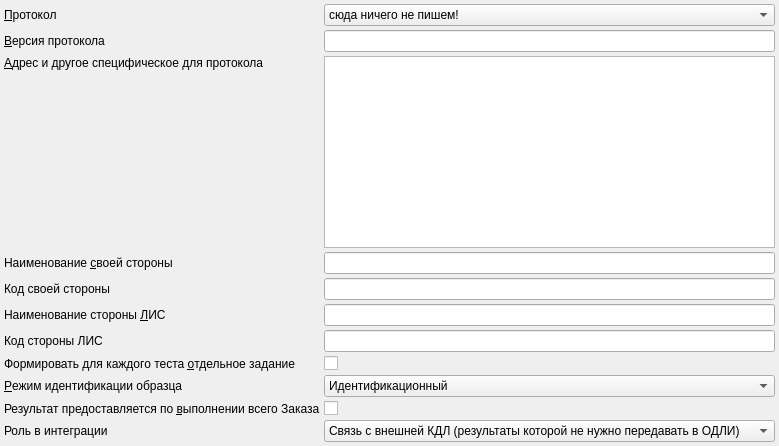
     <widget class="QWidget" name="tabInterface">
      <attribute name="title">
       <string>&amp;Интерфейс</string>
      </attribute>
      <layout class="QGridLayout" name="gridLayout_5">
       <property name="margin">
        <number>4</number>
       </property>
       <property name="spacing">
        <number>4</number>
       </property>
       <item row="1" column="0">
        <widget class="QLabel" name="lblProtocol">
         <property name="sizePolicy">
          <sizepolicy hsizetype="Maximum" vsizetype="Preferred">
           <horstretch>0</horstretch>
           <verstretch>0</verstretch>
          </sizepolicy>
         </property>
         <property name="text">
          <string>&amp;Протокол</string>
         </property>
         <property name="buddy">
          <cstring>cmbProtocol</cstring>
         </property>
        </widget>
       </item>
       <item row="1" column="1">
        <widget class="QComboBox" name="cmbProtocol">
         <item>
          <property name="text">
           <string>сюда ничего не пишем!</string>
          </property>
         </item>
        </widget>
       </item>
       <item row="3" column="0">
        <widget class="QLabel" name="lblAddress">
         <property name="sizePolicy">
          <sizepolicy hsizetype="Maximum" vsizetype="Preferred">
           <horstretch>0</horstretch>
           <verstretch>0</verstretch>
          </sizepolicy>
         </property>
         <property name="text">
          <string>&amp;Адрес и другое специфическое для протокола</string>
         </property>
         <property name="buddy">
          <cstring>edtAddress</cstring>
         </property>
        </widget>
       </item>
       <item row="4" column="0">
        <spacer name="verticalSpacer_2">
         <property name="orientation">
          <enum>Qt::Vertical</enum>
         </property>
         <property name="sizeHint" stdset="0">
          <size>
           <width>20</width>
           <height>141</height>
          </size>
         </property>
        </spacer>
       </item>
       <item row="3" column="1" rowspan="2">
        <widget class="QTextEdit" name="edtAddress">
         <property name="toolTip">
          <string>&lt;html&gt;&lt;head/&gt;&lt;body&gt;&lt;p&gt;&lt;span style=&quot; font-family:'Tahoma'; font-size:8pt;&quot;&gt;URL для обмена базирующегося на SOAP;&lt;/span&gt;&lt;/p&gt;&lt;p&gt;&lt;span style=&quot; font-family:'Tahoma'; font-size:8pt;&quot;&gt;JSON-описание параметров соединения,&lt;/span&gt;&lt;/p&gt;&lt;p&gt;&lt;span style=&quot; font-family:'Tahoma'; font-size:8pt;&quot;&gt;например&lt;/span&gt;&lt;/p&gt;&lt;p&gt;&lt;span style=&quot; font-family:'Tahoma'; font-size:8pt;&quot;&gt;{&lt;/span&gt;&lt;/p&gt;&lt;p&gt;&lt;span style=&quot; font-family:'Tahoma'; font-size:8pt;&quot;&gt;&amp;quot;&lt;/span&gt;&lt;span style=&quot; font-family:'Tahoma'; font-size:8pt; font-weight:600;&quot;&gt;outDir&lt;/span&gt;&lt;span style=&quot; font-family:'Tahoma'; font-size:8pt;&quot;&gt;&amp;quot;:&amp;quot;/var/lab/exchange/out&amp;quot;,&lt;/span&gt;&lt;/p&gt;&lt;p&gt;&lt;span style=&quot; font-family:'Tahoma'; font-size:8pt;&quot;&gt;&amp;quot;&lt;/span&gt;&lt;span style=&quot; font-family:'Tahoma'; font-size:8pt; font-weight:600;&quot;&gt;inDir&lt;/span&gt;&lt;span style=&quot; font-family:'Tahoma'; font-size:8pt;&quot;&gt;&amp;quot;:&amp;quot;/var/lab/exchange/in&amp;quot;,&lt;/span&gt;&lt;/p&gt;&lt;p&gt;&lt;span style=&quot; font-family:'Tahoma'; font-size:8pt;&quot;&gt;&amp;quot;&lt;/span&gt;&lt;span style=&quot; font-family:'Tahoma'; font-size:8pt; font-weight:600;&quot;&gt;outPrefix&lt;/span&gt;&lt;span style=&quot; font-family:'Tahoma'; font-size:8pt;&quot;&gt;&amp;quot;:&amp;quot;req&amp;quot;,&lt;/span&gt;&lt;/p&gt;&lt;p&gt;&lt;span style=&quot; font-family:'Tahoma'; font-size:8pt;&quot;&gt;&amp;quot;&lt;/span&gt;&lt;span style=&quot; font-family:'Tahoma'; font-size:8pt; font-weight:600;&quot;&gt;inPrefix&lt;/span&gt;&lt;span style=&quot; font-family:'Tahoma'; font-size:8pt;&quot;&gt;&amp;quot;:&amp;quot;req&amp;quot;,&lt;/span&gt;&lt;/p&gt;&lt;p&gt;&lt;span style=&quot; font-family:'Tahoma'; font-size:8pt;&quot;&gt;&amp;quot;&lt;/span&gt;&lt;span style=&quot; font-family:'Tahoma'; font-size:8pt; font-weight:600;&quot;&gt;outDataExt&lt;/span&gt;&lt;span style=&quot; font-family:'Tahoma'; font-size:8pt;&quot;&gt;&amp;quot;:&amp;quot;.req&amp;quot;,&lt;/span&gt;&lt;/p&gt;&lt;p&gt;&lt;span style=&quot; font-family:'Tahoma'; font-size:8pt;&quot;&gt;&amp;quot;&lt;/span&gt;&lt;span style=&quot; font-family:'Tahoma'; font-size:8pt; font-weight:600;&quot;&gt;inDataExt&lt;/span&gt;&lt;span style=&quot; font-family:'Tahoma'; font-size:8pt;&quot;&gt;&amp;quot;:&amp;quot;.req&amp;quot;,&lt;/span&gt;&lt;/p&gt;&lt;p&gt;&lt;span style=&quot; font-family:'Tahoma'; font-size:8pt;&quot;&gt;&amp;quot;&lt;/span&gt;&lt;span style=&quot; font-family:'Tahoma'; font-size:8pt; font-weight:600;&quot;&gt;outSignalExt&lt;/span&gt;&lt;span style=&quot; font-family:'Tahoma'; font-size:8pt;&quot;&gt;&amp;quot;:&amp;quot;.ok&amp;quot;, &lt;/span&gt;&lt;/p&gt;&lt;p&gt;&lt;span style=&quot; font-family:'Tahoma'; font-size:8pt;&quot;&gt;&amp;quot;&lt;/span&gt;&lt;span style=&quot; font-family:'Tahoma'; font-size:8pt; font-weight:600;&quot;&gt;inSignalExt&lt;/span&gt;&lt;span style=&quot; font-family:'Tahoma'; font-size:8pt;&quot;&gt;&amp;quot;:&amp;quot;.ok&amp;quot;, &lt;/span&gt;&lt;/p&gt;&lt;p&gt;&lt;span style=&quot; font-family:'Tahoma'; font-size:8pt;&quot;&gt;&amp;quot;&lt;/span&gt;&lt;span style=&quot; font-family:'Tahoma'; font-size:8pt; font-weight:600;&quot;&gt;encoding&lt;/span&gt;&lt;span style=&quot; font-family:'Tahoma'; font-size:8pt;&quot;&gt;&amp;quot;:&amp;quot;cp1251&amp;quot;,&lt;/span&gt;&lt;/p&gt;&lt;p&gt;&lt;span style=&quot; font-family:'Tahoma'; font-size:8pt;&quot;&gt;&amp;quot;&lt;/span&gt;&lt;span style=&quot; font-family:'Tahoma'; font-size:8pt; font-weight:600;&quot;&gt;uniTestId&lt;/span&gt;&lt;span style=&quot; font-family:'Tahoma'; font-size:8pt;&quot;&gt;&amp;quot;:&amp;quot;1&amp;quot;,&lt;/span&gt;&lt;/p&gt;&lt;p&gt;&lt;span style=&quot; font-family:'Tahoma'; font-size:8pt;&quot;&gt;&amp;quot;&lt;/span&gt;&lt;span style=&quot; font-family:'Tahoma'; font-size:8pt; font-weight:600;&quot;&gt;testCode&lt;/span&gt;&lt;span style=&quot; font-family:'Tahoma'; font-size:8pt;&quot;&gt;&amp;quot;:&amp;quot;1&amp;quot;,&lt;/span&gt;&lt;/p&gt;&lt;p&gt;&lt;span style=&quot; font-family:'Tahoma'; font-size:8pt;&quot;&gt;&amp;quot;&lt;/span&gt;&lt;span style=&quot; font-family:'Tahoma'; font-size:8pt; font-weight:600;&quot;&gt;uniTestName&lt;/span&gt;&lt;span style=&quot; font-family:'Tahoma'; font-size:8pt;&quot;&gt;&amp;quot;:&amp;quot;1&amp;quot;,&lt;/span&gt;&lt;/p&gt;&lt;p&gt;&lt;span style=&quot; font-family:'Tahoma'; font-size:8pt;&quot;&gt;&amp;quot;&lt;/span&gt;&lt;span style=&quot; font-family:'Tahoma'; font-size:8pt; font-weight:600;&quot;&gt;processingId&lt;/span&gt;&lt;span style=&quot; font-family:'Tahoma'; font-size:8pt;&quot;&gt;&amp;quot;:&amp;quot;P&amp;quot;,&lt;/span&gt;&lt;/p&gt;&lt;p&gt;&lt;span style=&quot; font-family:'Tahoma'; font-size:8pt;&quot;&gt;&amp;quot;&lt;/span&gt;&lt;span style=&quot; font-family:'Tahoma'; font-size:8pt; font-weight:600;&quot;&gt;extendedValues&lt;/span&gt;&lt;span style=&quot; font-family:'Tahoma'; font-size:8pt;&quot;&gt;&amp;quot;:&amp;quot;0&amp;quot;,&lt;/span&gt;&lt;/p&gt;&lt;p&gt;&lt;span style=&quot; font-family:'Tahoma'; font-size:8pt;&quot;&gt;&amp;quot;&lt;/span&gt;&lt;span style=&quot; font-family:'Tahoma'; font-size:8pt; font-weight:600;&quot;&gt;appendIbmIntoFileName&lt;/span&gt;&lt;span style=&quot; font-family:'Tahoma'; font-size:8pt;&quot;&gt;&amp;quot;:&amp;quot;0&amp;quot;&lt;/span&gt;&lt;/p&gt;&lt;p&gt;&lt;span style=&quot; font-family:'Tahoma'; font-size:8pt;&quot;&gt;}&lt;/span&gt;&lt;/p&gt;&lt;p&gt;&lt;span style=&quot; font-family:'Tahoma'; font-size:8pt;&quot;&gt;для файлового обмена по протоколу ASTM E-1381&lt;/span&gt;&lt;/p&gt;&lt;/body&gt;&lt;/html&gt;</string>
         </property>
        </widget>
       </item>
       <item row="5" column="0">
        <widget class="QLabel" name="lblOwnName">
         <property name="sizePolicy">
          <sizepolicy hsizetype="Maximum" vsizetype="Preferred">
           <horstretch>0</horstretch>
           <verstretch>0</verstretch>
          </sizepolicy>
         </property>
         <property name="text">
          <string>Наименование &amp;своей стороны</string>
         </property>
         <property name="buddy">
          <cstring>edtOwnName</cstring>
         </property>
        </widget>
       </item>
       <item row="5" column="1">
        <widget class="QLineEdit" name="edtOwnName">
         <property name="toolTip">
          <string>Если про протоколу требуется &quot;представиться&quot;</string>
         </property>
        </widget>
       </item>
       <item row="6" column="0">
        <widget class="QLabel" name="lblOwnCode">
         <property name="sizePolicy">
          <sizepolicy hsizetype="Maximum" vsizetype="Preferred">
           <horstretch>0</horstretch>
           <verstretch>0</verstretch>
          </sizepolicy>
         </property>
         <property name="text">
          <string>Код своей стороны</string>
         </property>
         <property name="buddy">
          <cstring>edtOwnCode</cstring>
         </property>
        </widget>
       </item>
       <item row="6" column="1">
        <widget class="QLineEdit" name="edtOwnCode">
         <property name="maxLength">
          <number>16</number>
         </property>
        </widget>
       </item>
       <item row="7" column="0">
        <widget class="QLabel" name="lblLabName">
         <property name="sizePolicy">
          <sizepolicy hsizetype="Maximum" vsizetype="Preferred">
           <horstretch>0</horstretch>
           <verstretch>0</verstretch>
          </sizepolicy>
         </property>
         <property name="text">
          <string>Наименование стороны &amp;ЛИС</string>
         </property>
         <property name="buddy">
          <cstring>edtLabName</cstring>
         </property>
        </widget>
       </item>
       <item row="7" column="1">
        <widget class="QLineEdit" name="edtLabName">
         <property name="toolTip">
          <string>Если по протоколу требуется &quot;назвать&quot; другую сторону</string>
         </property>
        </widget>
       </item>
       <item row="8" column="0">
        <widget class="QLabel" name="lblLabCode">
         <property name="sizePolicy">
          <sizepolicy hsizetype="Maximum" vsizetype="Preferred">
           <horstretch>0</horstretch>
           <verstretch>0</verstretch>
          </sizepolicy>
         </property>
         <property name="text">
          <string>Код стороны ЛИС</string>
         </property>
         <property name="buddy">
          <cstring>edtLabCode</cstring>
         </property>
        </widget>
       </item>
       <item row="8" column="1">
        <widget class="QLineEdit" name="edtLabCode">
         <property name="maxLength">
          <number>16</number>
         </property>
        </widget>
       </item>
       <item row="10" column="0">
        <widget class="QLabel" name="lblSpecimenIdentifierMode">
         <property name="sizePolicy">
          <sizepolicy hsizetype="Maximum" vsizetype="Preferred">
           <horstretch>0</horstretch>
           <verstretch>0</verstretch>
          </sizepolicy>
         </property>
         <property name="text">
          <string>&amp;Режим идентификации образца</string>
         </property>
         <property name="buddy">
          <cstring>cmbSpecimenIdentifierMode</cstring>
         </property>
        </widget>
       </item>
       <item row="10" column="1">
        <widget class="QComboBox" name="cmbSpecimenIdentifierMode">
         <item>
          <property name="text">
           <string>Идентификационный</string>
          </property>
         </item>
         <item>
          <property name="text">
           <string>Позиционный</string>
          </property>
         </item>
        </widget>
       </item>
       <item row="13" column="1">
        <widget class="QCheckBox" name="chkResultOnFact">
         <property name="text">
          <string/>
         </property>
        </widget>
       </item>
       <item row="13" column="0">
        <widget class="QLabel" name="lblResultOnFact">
         <property name="text">
          <string>Результат предоставляется по &amp;выполнении всего Заказа</string>
         </property>
         <property name="buddy">
          <cstring>chkResultOnFact</cstring>
         </property>
        </widget>
       </item>
       <item row="2" column="0">
        <widget class="QLabel" name="lblProtocolVersion">
         <property name="sizePolicy">
          <sizepolicy hsizetype="Maximum" vsizetype="Preferred">
           <horstretch>0</horstretch>
           <verstretch>0</verstretch>
          </sizepolicy>
         </property>
         <property name="text">
          <string>&amp;Версия протокола</string>
         </property>
         <property name="buddy">
          <cstring>edtProtocolVersion</cstring>
         </property>
        </widget>
       </item>
       <item row="14" column="0">
        <widget class="QLabel" name="lblRoleInIntegration">
         <property name="text">
          <string>Роль в интеграции</string>
         </property>
         <property name="buddy">
          <cstring>cmbRoleInIntegration</cstring>
         </property>
        </widget>
       </item>
       <item row="14" column="1">
        <widget class="QComboBox" name="cmbRoleInIntegration">
         <item>
          <property name="text">
           <string>Связь с внешней КДЛ (результаты которой не нужно передавать в ОДЛИ)</string>
          </property>
         </item>
         <item>
          <property name="text">
           <string>Локальная КДЛ (результаты которой нужно передавать в ОДЛИ)</string>
          </property>
         </item>
         <item>
          <property name="text">
           <string>Шлюз в ОДЛИ (получатель результатов, источник заказов)</string>
          </property>
         </item>
        </widget>
       </item>
       <item row="2" column="1">
        <widget class="QLineEdit" name="edtProtocolVersion"/>
       </item>
       <item row="9" column="0">
        <widget class="QLabel" name="lblEachTestDetached">
         <property name="sizePolicy">
          <sizepolicy hsizetype="Maximum" vsizetype="Preferred">
           <horstretch>0</horstretch>
           <verstretch>0</verstretch>
          </sizepolicy>
         </property>
         <property name="text">
          <string>Формировать для каждого теста &amp;отдельное задание</string>
         </property>
         <property name="buddy">
          <cstring>chkEachTestDetached</cstring>
         </property>
        </widget>
       </item>
       <item row="9" column="1">
        <widget class="QCheckBox" name="chkEachTestDetached">
         <property name="text">
          <string/>
         </property>
        </widget>
       </item>
      </layout>
     </widget>
